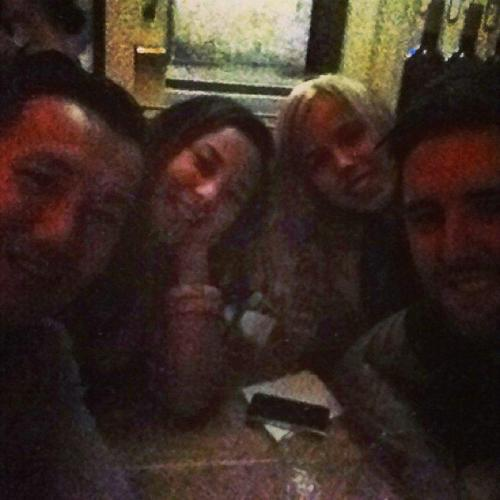
//> input picture dev_tools/opencv/practice_apply/code/image_enhance/bedroom.jpg, 500 x 500 px
$ ./image_enhance bedroom.jpg   (built with g++ and OpenCV 4)
//> lines starting //> are read from the running program, lines starting //| are printed output that depends on the picture
#include <iostream>
#include <opencv2/imgproc/imgproc.hpp>
#include <opencv2/highgui/highgui.hpp>

using namespace cv;

int main(int argc, char **argv)
{
	Mat image = imread(argv[1]);
//> image is the input picture: 500 rows x 500 cols, CV_8UC3; mean B, G, R 36.1, 44, 60.5
    if (image.empty()) {
        std::cout << "Open Image Failed!" << std::endl;

        return -1;
    }
    imshow("Origin", image);
    // int ksize = 9;
    // GaussianBlur(image, image, Size(ksize, ksize), 0, 0);
    // imshow("Origin_denoise", image);

    // 直方图均衡化
    Mat image_rbg[3], image_hist;
    split(image, image_rbg);
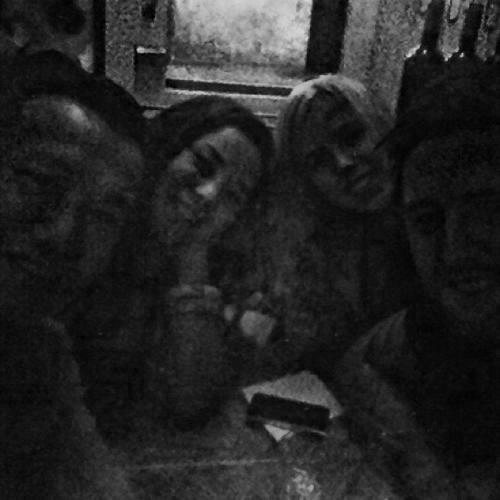
//> image_rbg[0]: 500 rows x 500 cols, CV_8UC1; min 0, max 217, mean 36.1
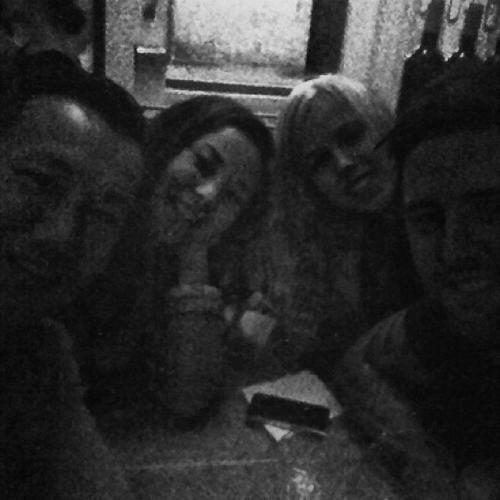
//> image_rbg[1]: 500 rows x 500 cols, CV_8UC1; min 3, max 228, mean 44
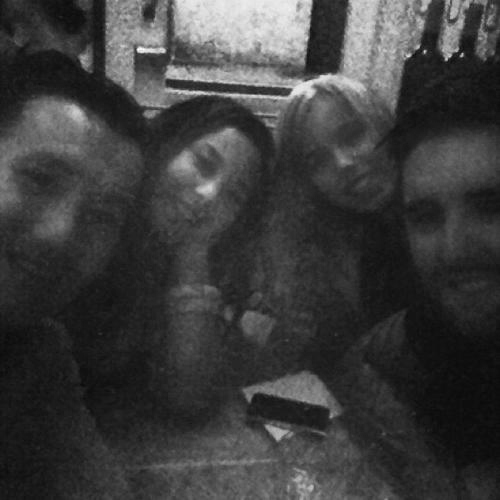
//> image_rbg[2]: 500 rows x 500 cols, CV_8UC1; min 9, max 255, mean 60.5
    for (int i = 0; i < 3; i++) {
        equalizeHist(image_rbg[i], image_rbg[i]);
    }
    merge(image_rbg, 3, image_hist);
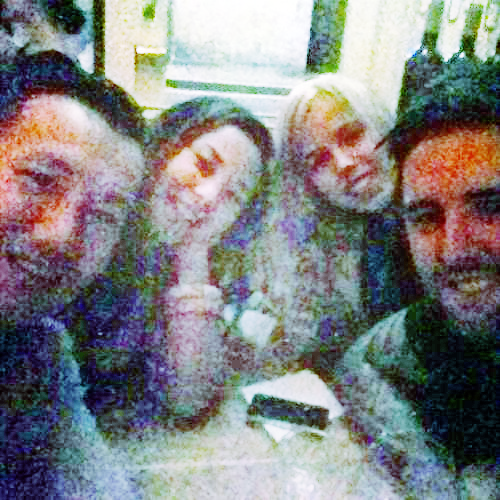
//> image_hist: 500 rows x 500 cols, CV_8UC3; mean B, G, R 130, 129.7, 128.9

    // 拉普拉斯算子, 随着缩放因子的增大, 图像亮度越高
    Mat image_enhanced;
    Mat kernel = (Mat_<float>(3, 3) << 0, -1, 0, 0, 5, 0, 0, -1, 0);
    // Mat kernel = (Mat_<float>(3, 3) << 0, -2, 0, 0, 10, 0, 0, -2, 0);
    // Mat kernel = (Mat_<float>(3, 3) << 0, -3, 0, 0, 15, 0, 0, -3, 0);
    filter2D(image, image_enhanced, -1, kernel);
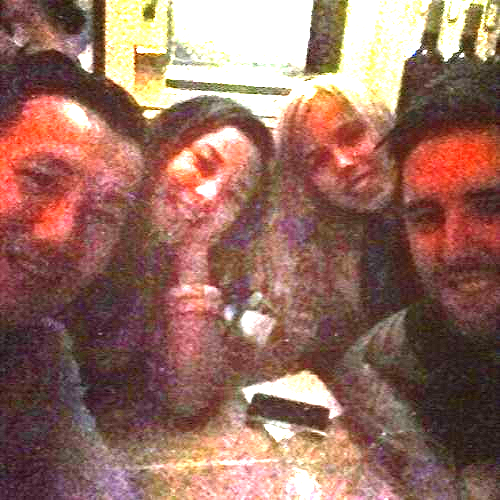
//> image_enhanced: 500 rows x 500 cols, CV_8UC3; mean B, G, R 97, 109.6, 152.1

    // log 变换
    Mat image_log(image.size(), CV_32FC3);
    for (int i = 0; i < image.rows; i++) {
        for (int j = 0; j < image.cols; j++) {
            image_log.at<Vec3f>(i, j)[0] = log(1 + image.at<Vec3b>(i, j)[0]);
            image_log.at<Vec3f>(i, j)[1] = log(1 + image.at<Vec3b>(i, j)[1]);
            image_log.at<Vec3f>(i, j)[2] = log(1 + image.at<Vec3b>(i, j)[2]);
        }
    }
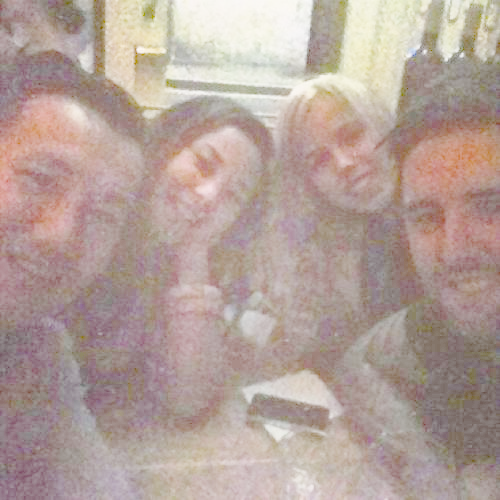
//> image_log: 500 rows x 500 cols, CV_32FC3; mean B, G, R 3.35, 3.51, 3.92; drawn with min black and max white
    // 归一化到 0 ~ 255
    normalize(image_log, image_log, 0, 255, CV_MINMAX);
    // 之前计算对数的时候转换成 float, 现在转换为 8 位图像显示
    convertScaleAbs(image_log, image_log);
//> image_log: 500 rows x 500 cols, CV_8UC3

    // gamma 变换(用于过曝光的场景), 如果 gamma > 1, 图像变暗.  如果gamma < 1, 图像变亮
    Mat image_gamma(image.size(), CV_32FC3);
    for (int i = 0; i < image.rows; i++) {
        for (int j = 0; j < image.cols; j++) {
            image_gamma.at<Vec3f>(i, j)[0] = pow(float(image.at<Vec3b>(i, j)[0]), 0.5);
            image_gamma.at<Vec3f>(i, j)[1] = pow(float(image.at<Vec3b>(i, j)[1]), 0.5);
            image_gamma.at<Vec3f>(i, j)[2] = pow(float(image.at<Vec3b>(i, j)[2]), 0.5);
        }
    }
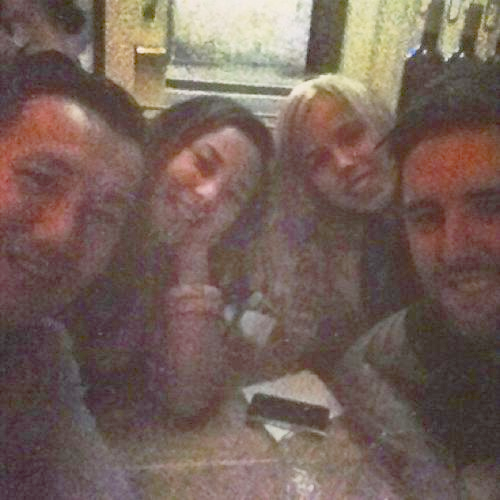
//> image_gamma: 500 rows x 500 cols, CV_32FC3; mean B, G, R 5.58, 6.11, 7.38; drawn with min black and max white
    // 归一化到0~255
    normalize(image_gamma, image_gamma, 0, 255, CV_MINMAX);
    // 转换成 8 bit图像显示
    convertScaleAbs(image_gamma, image_gamma);
//> image_gamma: 500 rows x 500 cols, CV_8UC3
	imshow("直方图均衡化图像增强效果", image_hist);
	imshow("拉普拉斯算子图像增强效果", image_enhanced);
	imshow("Log 变换图像增强效果", image_log);
	imshow("Gamma 变换图像增强效果", image_gamma);


	imshow("直方图均衡化图像增强效果", image_hist);
	imshow("拉普拉斯算子图像增强效果", image_enhanced);
	imshow("Log 变换图像增强效果", image_log);
	imshow("Gamma 变换图像增强效果", image_gamma);

	waitKey();

	return 0;
}

$ run again, on dev_tools/opencv/practice_apply/code/image_enhance/under.jpg
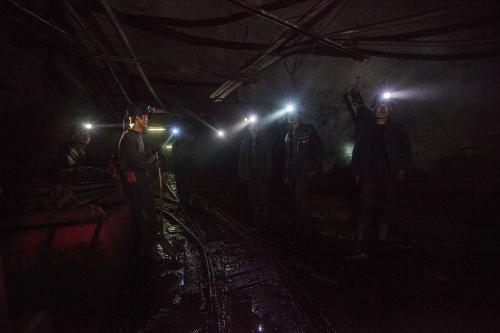
//> input picture dev_tools/opencv/practice_apply/code/image_enhance/under.jpg, 500 x 333 px
//> image is the input picture: 333 rows x 500 cols, CV_8UC3; mean B, G, R 20.9, 18.7, 26.3
//> after the loop `for (int i = 0; i < image.rows; i++)`:
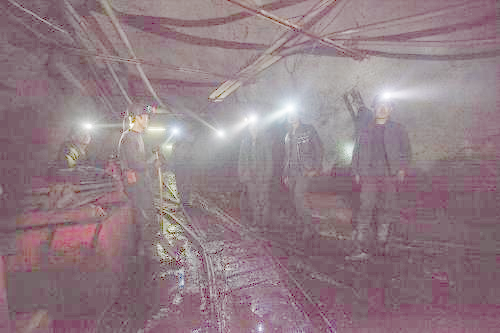
//> image_log: 333 rows x 500 cols, CV_32FC3; mean B, G, R 2.87, 2.71, 3.17; drawn with min black and max white
//> after the loop `for (int i = 0; i < image.rows; i++)`:
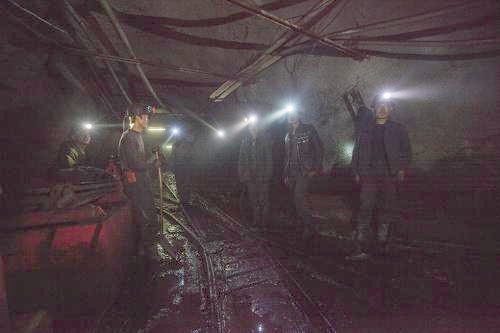
//> image_gamma: 333 rows x 500 cols, CV_32FC3; mean B, G, R 4.28, 3.98, 4.93; drawn with min black and max white
